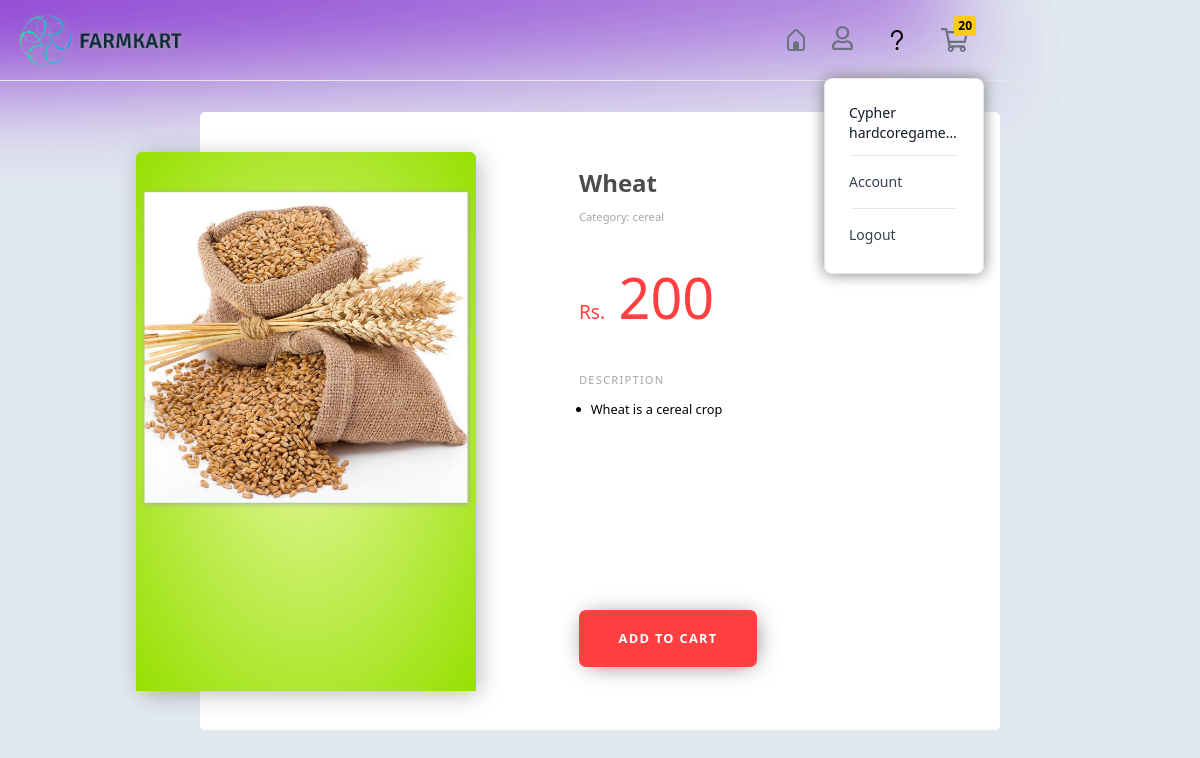
Page /store/cereal/wheat/ (signed in) on the committed database.
### accounts/models.py (models this page shows, shortened)
class Account(AbstractBaseUser):
    first_name = models.CharField(max_length=50)
    last_name = models.CharField(blank=True, max_length=50)
    username = models.CharField(max_length=64,unique=True)
    email = models.EmailField(unique=True)
    phone_number = models.CharField(max_length=15)
    billing_address = models.TextField(max_length=600,blank=True,null=True)
    date_joined = models.DateTimeField(auto_now_add=True)
    last_login = models.DateTimeField(auto_now_add=True)
    is_admin = models.BooleanField(default=False)
    is_active = models.BooleanField(default=True)
    is_staff = models.BooleanField(default=False)
    is_superadmin = models.BooleanField(default=False)
    USERNAME_FIELD = "username"
    REQUIRED_FIELDS = ("email", "phone_number", )
    objects = MyAccountManager()

### store/models.py (models this page shows, shortened)
class Product(models.Model):
    product_name = models.CharField(max_length=200)
    slug = models.SlugField(max_length=200)
    description = models.TextField(blank=True,)
    price = models.IntegerField()
    image = models.ImageField(blank=True,upload_to="photo/products")
    stock = models.IntegerField()
    is_available = models.BooleanField(default=True)
    category = models.ForeignKey(Categories, on_delete=models.CASCADE)
    created_date = models.DateTimeField(auto_now_add=True,)
    modified_date = models.DateTimeField(auto_now=True)

### categories/models.py (models this page shows, shortened)
class Categories(models.Model):
    category_name = models.CharField(max_length=50, unique=True)
    slug = models.SlugField(max_length=50, unique=True)
    description = models.TextField(max_length=255, blank=True)
    cat_image = models.ImageField(upload_to='photo/categories', blank=True)
    class Meta:
        verbose_name = "Category"
        verbose_name_plural = "Categories"
    def __str__(self) -> str:
        return self.category_name

### store/views.py (the view)
# urls.py: path('<slug:category_slug>/<slug:product_slug>/',views.product_detail, name='product_detail'),
def product_detail(request, category_slug, product_slug):
    try:
        single_product = Product.objects.get(category__slug = category_slug, slug = product_slug)
    except Exception as e:
        raise e
    context = {
        'single_product' : single_product,
        'total_items': len(CartItem.objects.all()),
    }
    return render(request, "store/product_detail.html",context)

### categories/context_processor.py (called while the page is built)
def menu(request):
    links = Categories.objects.all()
    return dict(links=links)

### templates/store/product_detail.html (shortened to what this page needs)
{% extends 'homepage_site/home_nav.html' %}
{% block content %}
{% load static %}
    <div class="parallelogram bg-gradient-to-br from-purple-700 to-transparent i fixed px-16 blur-lg"></div>
    <div class="parallelogram bg-gradient-to-br from-purple-700 to-transparent i fixed px-16 blur-lg "></div>
<div class="absolute py-20" style="z-index: -1;" >
<div class="my-8 card_detail_div" >
<section class="product">
	<div class="product__photo">
		<div class="photo-container">
			<div class="photo-main">
				<img src="{{ single_product.image.url }}" alt="green apple slice" class="scale-95">
			</div>
		</div>
	</div>
	<div class="product__info">
		<div class="title">
			<h1> {{ single_product.product_name }} </h1>
			<span>Category: {{ single_product.category }} </span>
		</div>
		<div class="price">
			Rs. <span> {{ single_product.price }} </span>
		</div>
		<div class="description" >
			<h3 class="uppercase">description</h3>
			<ul>
				<li>&nbsp {{ single_product.description }} </li>
			</ul>
		</div>
    {% if single_product.stock <= 0 %}
   <span style="color:red;font-size:24px;" class="border-4" >&nbsp; OUT OF STOCK  &nbsp;</span>
    {% else %}
    <a href="{% url 'add_cart' single_product.id %}">
		<button class="buy--btn mt-24">ADD TO CART</button>
    </a>
    {% endif %}
	</div>
</section>
</div>
{% endblock %}

### templates/homepage_site/home_nav.html (shortened to what this page needs)
{% load static %}
<!DOCTYPE html>
<html lang="en">
<head>
    <link rel="stylesheet" type="text/css"
    href="https://cdnjs.cloudflare.com/ajax/libs/OwlCarousel2/2.1.3/assets/owl.carousel.min.css" />
    <script src="https://cdn.tailwindcss.com"></script>
    <link rel="stylesheet" type="text/css"
    href="https://cdnjs.cloudflare.com/ajax/libs/OwlCarousel2/2.1.3/assets/owl.carousel.min.css" />
</head>
<body class="overflow-x-hidden bg-cover bg-slate-200">
    <header class="bg-transparent fixed" >
      <div class="container mx-auto px-4 py-3 flex items-center bg-transparent" style="width: 100vw;">
          <div class="mr-auto md:w-48 flex-shrink-0">
            <a href="{% url 'homepage_site' %}">
            <img class="h-8 md:h-14" src="{% static 'sitelogo/logowhiteside.png' %}" alt="logo_site"></a>
          </div>
        </div>
          <nav class="contents" >
            <ul class="xl:w-48 flex items-center justify-end">
              <li class="lg:ml-4 relative inline-block">
                <a class="" href="{% url 'homepage_site' %}">
                </a>
              </li>
              <li class="lg:ml-4 relative inline-block">
  <div x-data="{ open: false }" class="">
      <div @click="open = !open" class="relative border-b-4 border-transparent" :class="{'border-indigo-700 transform transition duration-300 ': open}" x-transition:enter-end="transform opacity-100 scale-100" x-transition:leave="transition ease-in duration-75" x-transition:leave-start="transform opacity-100 scale-100">
        <div class="flex justify-center items-center cursor-pointer">
            <div class="cursor-pointer">
            </div>
        </div>
        <div x-show="open" x-transition:enter="transition ease-out duration-100" x-transition:enter-start="transform opacity-0 scale-95" x-transition:enter-end="transform opacity-100 scale-100" x-transition:leave="transition ease-in duration-75" x-transition:leave-start="transform opacity-100 scale-100" x-transition:leave-end="transform opacity-0 scale-95" class="absolute w-40 px-2 py-3 dark:bg-gray-800 bg-white rounded-lg shadow border dark:border-transparent mt-5 " style="box-shadow: 0 0 15px gray;">
          <div class="px-4 py-3 text-sm text-gray-900 dark:text-white">
            <div>
              {% if user.id is not none %}
              {{ user.username }}
              {% else %}
              Guest
              {% endif %}
            </div>
              <div class="font-medium truncate">
                {% if user.id is not none %}
                {{ user.email }}
                {% else %}
                Guest login
                {% endif %}
              </div>
              </div>
          <center>
          <hr class="w-3/4">
        </center>
          <ul class="py-2 text-sm text-gray-700 dark:text-gray-200" aria-labelledby="dropdownInformationButton">
            <li>
              {% if user.id is not none %}
              <a href="{% url 'dashboard' %}" class="block px-4 py-2 hover:bg-blue-100 dark:hover:bg-gray-600 dark:hover:text-white">Account</a>
            </li>
            {% else %}
          <div class="block font-bold px-4 py-2 bg-red-300 dark:hover:bg-gray-600 dark:hover:text-white ">  Required to Login </div>
            {% endif %}
          </ul>
          <center>
            <hr class="w-3/4">
          </center>
          <div class="py-2">
            {% if user.id is none %}
            <a href="{% url 'login' %}" class="block px-4 py-2 text-sm text-gray-700 hover:bg-green-100 dark:hover:bg-gray-600 dark:text-gray-200 dark:hover:text-white">Login</a>
            {% else %}
            <a href="{% url 'logout' %}" class="block px-4 py-2 text-sm text-gray-700 hover:bg-red-100 dark:hover:bg-gray-600 dark:text-gray-200 dark:hover:text-white">Logout</a>
            {% endif %}
          </div>
        </div>
      </div>
  </div>
              </li>
              <li class="lg:ml-4 relative inline-block">
                <a class="" href="{% url 'aboutus' %}">
                </a>
              </li>
              <li class="lg:ml-4 relative inline-block">
                <a class="" href="{% url 'cart' %}">
                  <div class="absolute -top-1 right-0 z-10 bg-yellow-400 text-xs font-bold px-1 py-0.5 rounded-sm">
                    {{ total_items }}
                </div>
                </a>
              </li>
            </ul>
          </nav>
        <hr>
      </header>
<div class="container">
{% block content %}
{% endblock content %}
</div>
</body>
</html>

### templates/store/product_detail.html (style rules this page uses)
.parallelogram { width: 500px; height: 50px; transform: skew(20deg) scale(300%); margin-left: -3rem; margin-top: -1rem; z-index: -5; }
h3 { font-size: 0.7em; letter-spacing: 1.2px; color: #a6a6a6; }
img { max-width: 100%; filter: drop-shadow(1px 1px 3px #a6a6a6); }
.card_detail_div { display: inline-flex; width: 100vw; }
.product { display: grid; grid-template-columns: 0.9fr 1fr; margin: auto; padding: 2.5em 0; width: 800px; height: 618px; max-width: 800px; background-color: white; border-radius: 5px; }
.product__photo { position: relative; }
.photo-container { position: absolute; left: -4em; display: grid; grid-template-rows: 1fr; width: 340px; height: 539px; border-radius: 6px; box-shadow: 4px 4px 25px -2px rgba(0, 0, 0, 0.3); }
.photo-main { border-radius: 6px 6px 0 0; background-color: #9be010; background: radial-gradient(#e5f89e, #96e001); }
.photo-main img { position: absolute; top: 2em; }
.product__info { padding: 0.8em 0; }
.title h1 { margin-bottom: 0.1em; color: #4c4c4c; font-size: 1.5em; font-weight: 900; }
.title span { font-size: 0.7em; color: #a6a6a6; }
.price { margin: 1.5em 0; color: #ff3f40; font-size: 1.2em; }
.price span { padding-left: 0.15em; font-size: 2.9em; }
.description { clear: left; margin: 2em 0; height: 110px; max-height: 110px; }
.description h3 { margin-bottom: 1em; }
.description ul { font-size: 0.8em; list-style: disc; margin-left: 1em; }
.description li { text-indent: -0.6em; margin-bottom: 0.5em; }
.buy--btn { padding: 1.5em 3.1em; border: none; border-radius: 7px; font-size: 0.8em; font-weight: 700; letter-spacing: 1.3px; color: #fff; background-color: #ff3f40; box-shadow: 2px 2px 25px -7px #4c4c4c; cursor: pointer; }

### rows in the picture
Account: username "Cypher", email "hardcoregame…"
Product: image (picture), product_name "Wheat", category "cereal", price "200", description "Wheat is a cereal crop"

### other values in the picture
{{ total_items }} "20"
